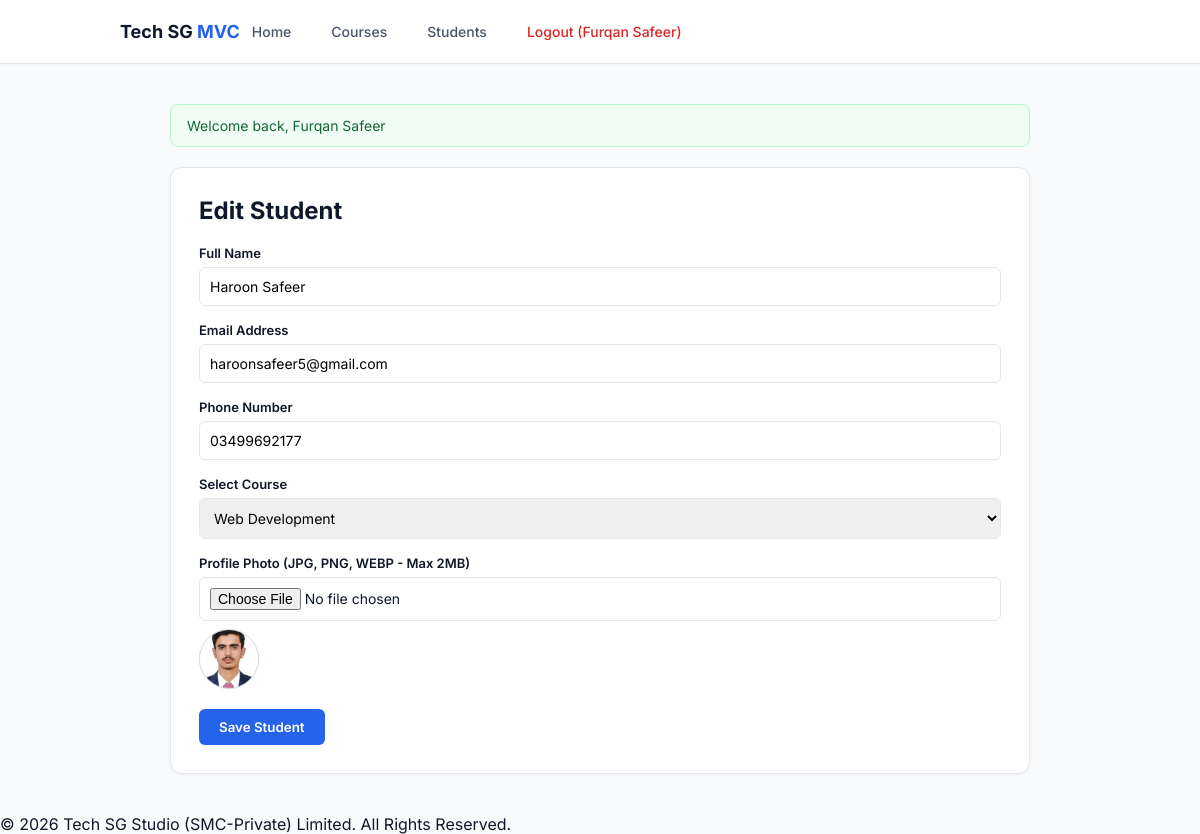
The page /public/students/edit/5 (signed in) on the database its author committed.
### tables this page shows
CREATE TABLE `students` (
  `id` int(10) UNSIGNED NOT NULL,
  `course_id` int(10) UNSIGNED DEFAULT NULL,
  `name` varchar(100) NOT NULL,
  `email` varchar(150) NOT NULL,
  `phone` varchar(20) DEFAULT NULL,
  `photo` varchar(120) DEFAULT NULL,
  `created_at` timestamp NOT NULL DEFAULT current_timestamp()
);

CREATE TABLE `courses` (
  `id` int(10) UNSIGNED NOT NULL,
  `title` varchar(150) NOT NULL
);

### app/Core/Controller.php (called while the page is built, shortened)
<?php
class Controller
{
    protected function view(string $view, array $data = []): void
    {
        extract($data);
        require ROOT . '/app/Views/layout/header.php';
        require ROOT . '/app/Views/' . $view . '.php';
        require ROOT . '/app/Views/layout/footer.php';
    }
}
function e($v): string {
    return htmlspecialchars((string) $v, ENT_QUOTES, 'UTF-8');
}

### app/Controllers/StudentsController.php (called while the page is built, shortened)
<?php
class StudentsController extends Controller
{
    private Student $model;
    public function __construct()
    {
        $this->model = new Student();
    }
    public function edit($id = 0): void
    {
        $student = $this->model->find((int)$id);
        $this->form($student, [], 'students/update/' . (int)$id);
    }
    private function form(array $old, array $errors, string $action): void
    {
        $this->view('students/form', [
            'old' => $old,
            'errors' => $errors,
            'action' => $action,
            'courses' => (new Course())->all(),
            'csrf' => $this->csrfToken()
        ]);
    }
}

### app/Core/Router.php (called while the page is built, shortened)
<?php
class Router
{
    public function dispatch(): void
    {
        $url = trim($_GET['url'] ?? '', '/');
        $parts = $url === '' ? [] : explode('/', $url);
        $method = $parts[1] ?? 'index';
        $params = array_slice($parts, 2);
        $controller = new $class();
        call_user_func_array([$controller, $method], $params);
    }
}

### public/index.php (called while the page is built, shortened)
<?php
spl_autoload_register(function (string $class) {
    foreach (['app/Core/', 'app/Controllers/', 'app/Models/'] as $dir) {
        $file = ROOT . '/' . $dir . $class . '.php';
        if (is_file($file)) {
            return;
        }
    }
});
(new Router())->dispatch();

### app/Core/Model.php (called while the page is built, shortened)
<?php
abstract class Model
{
    public function __construct()
    {
        $this->db = Database::connect();
    }
}

### app/Core/Database.php (called while the page is built)
<?php
class Database
{
    private static ?PDO $pdo = null;
    public static function connect(): PDO
    {
        if (self::$pdo === null) {
            try {
                self::$pdo = new PDO(
                    "mysql:host=" . DB_HOST . ";dbname=" . DB_NAME . ";charset=utf8mb4",
                    DB_USER,
                    DB_PASS,
                    [
                        PDO::ATTR_ERRMODE => PDO::ERRMODE_EXCEPTION,
                        PDO::ATTR_DEFAULT_FETCH_MODE => PDO::FETCH_ASSOC,
                        PDO::ATTR_EMULATE_PREPARES => false,
                    ]
                );
            } catch (PDOException $e) {
                error_log($e->getMessage());
                http_response_code(500);
                die(APP_DEBUG ? $e->getMessage() : "Database connection error.");
            }
        }
        return self::$pdo;
    }
}

### app/Models/Student.php (called while the page is built, shortened)
<?php
class Student extends Model
{
    public function find(int $id): ?array
    {
        $st = $this->db->prepare("SELECT s.*, c.title AS course FROM students s LEFT JOIN courses c ON c.id = s.course_id WHERE s.id = ?");
        $st->execute([$id]);
        return $st->fetch() ?: null;
    }
}

### app/Models/Course.php (called while the page is built)
<?php
class Course extends Model
{
    public function all(): array
    {
        $stmt = $this->db->query("SELECT * FROM courses ORDER BY id DESC");
        return $stmt->fetchAll();
    }
}

### app/Views/students/form.php (the view, shortened to what this page needs)
<h2><?= str_contains($action, 'update') ? 'Edit Student' : 'Add New Student' ?></h2>
<form method="POST" action="<?= BASE_URL ?>/<?= e($action) ?>" enctype="multipart/form-data" style="margin-top: 20px;">
    <div class="form-group">
        <label>Full Name</label>
        <input type="text" name="name" value="<?= e($old['name'] ?? '') ?>" required>
    </div>
    <div class="form-group">
        <label>Email Address</label>
        <input type="email" name="email" value="<?= e($old['email'] ?? '') ?>" required>
    </div>
    <div class="form-group">
        <label>Phone Number</label>
        <input type="text" name="phone" value="<?= e($old['phone'] ?? '') ?>" placeholder="03XXXXXXXXX">
    </div>
    <div class="form-group">
        <label>Select Course</label>
        <select name="course_id">
            <?php foreach ($courses as $c): ?>
                <option value="<?= (int)$c['id'] ?>" <?= (int)($old['course_id'] ?? 0) === (int)$c['id'] ? 'selected' : '' ?>>
                    <?= e($c['title']) ?>
                </option>
            <?php endforeach; ?>
        </select>
    </div>
    <div class="form-group">
        <label>Profile Photo (JPG, PNG, WEBP - Max 2MB)</label>
        <input type="file" name="photo" accept="image/*">
        <?php if (!empty($old['photo'])): ?>
            <div style="margin-top:8px;">
                <img src="<?= BASE_URL ?>/uploads/<?= e($old['photo']) ?>" style="width:60px; height:60px; border-radius:50%; object-fit:cover; border:1px solid #cbd5e1;">
            </div>
        <?php endif; ?>
    </div>
    <button type="submit" class="btn" style="padding: 10px 20px; border:none; border-radius:6px; cursor:pointer;">Save Student</button>
</form>

### app/Views/layout/header.php (style rules this page uses)
:root { --bg-body: #f8fafc; --surface: #ffffff; --primary: #2563eb; --text-main: #0f172a; --text-sub: #475569; --border: #e2e8f0; }
* { margin:0; padding:0; box-sizing:border-box; font-family:'Inter', sans-serif; }
body { background-color: var(--bg-body); color: var(--text-main); min-height:100vh; display:flex; flex-direction:column; }
.btn { background:var(--primary); color:#fff !important; font-weight:600; }
.form-group { margin-bottom:16px; }
.form-group label { display:block; font-size:13px; font-weight:600; margin-bottom:6px; }
.form-group input, .form-group select { width:100%; padding:10px; border:1px solid var(--border); border-radius:6px; font-size:14px; }

### rows shown on the page
students: name "Haroon Safeer", email "haroonsafeer5@gmail.com", phone "03499692177", course_id "Web Development", photo (picture)

### other values the page prints
$_SESSION['user']['name'] "Furqan Safeer"
$f['msg'] "Welcome back, Furqan Safeer"
